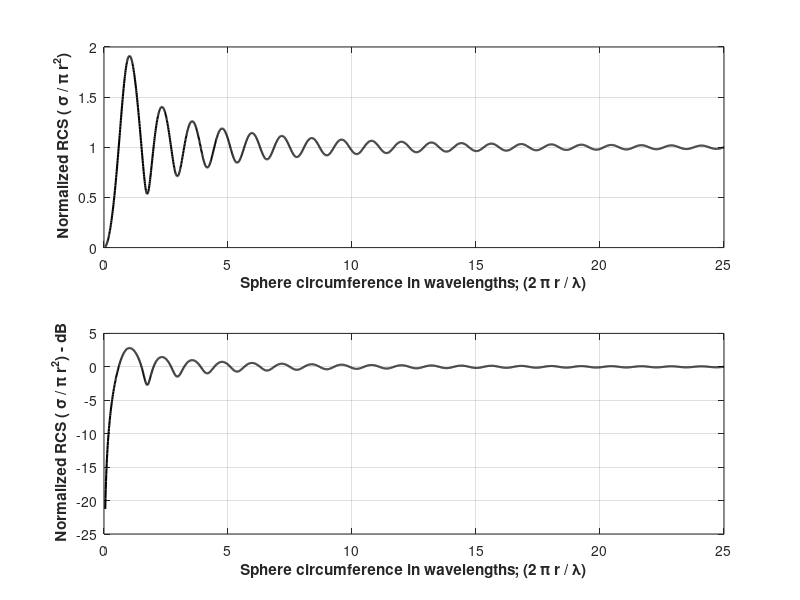
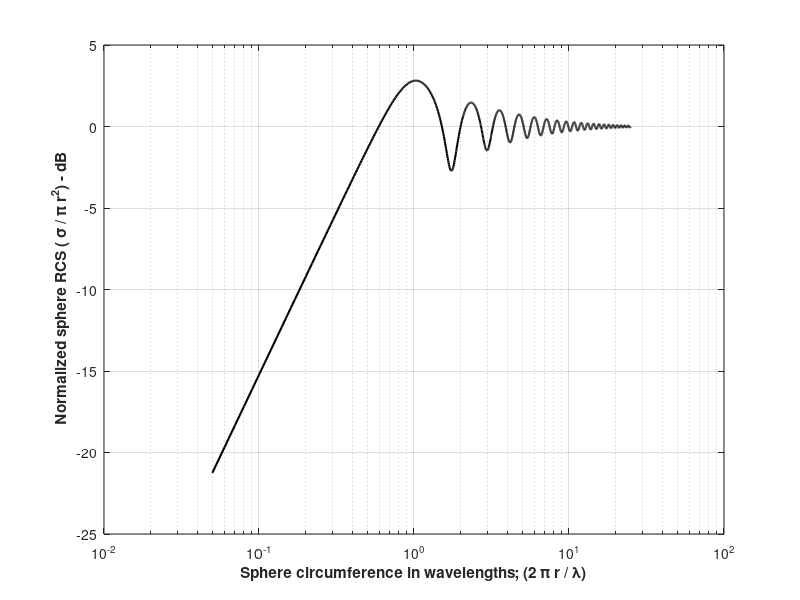

Recreate these plots in MATLAB, in order. (Note: this script raises an error after producing the figures.)
% This program calculates the back-scattered RCS for a perfectly
% conducting sphere using Eq.(14.28), and produce plots similar to Fig.14.8
% Spherical Bessel functions are computed using series approximation and recursion.
clc
close all
clear all
eps = 0.00001;
index = 0;
% kr limits are [0.05 - 15] ===> 300 points
for kr = 0.05:0.01:25
    index = index + 1;
    sphere_rcs = 0. + 0.*i;
    f1 = 0. + 1.*i;
    f2 = 1. + 0.*i;
    m = 1.;
    n = 0.;
    q = -1.;
    % initially set del to huge value
    del =100000+100000*i;
    while(abs(del) > eps)
        q = -q;
        n = n + 1;
        m = m + 2;
        del = (2.*n-1) * f2 / kr-f1;
        f1 = f2;
        f2 = del;
        del = q * m /(f2 * (kr * f1 - n * f2));
        sphere_rcs = sphere_rcs + del;
    end
    rcs(index) = abs(sphere_rcs);
    sphere_rcsdb(index) = 10. * log10(rcs(index));
end
figure(1);
n=0.05:.01:25;
subplot(2,1,1)
plot (n,rcs,'k','linewidth',1.5);
% set (gca,'xtick',[1 2 3 4 5 6 7 8 9 10 11 12 13 14 15]);
xlabel ('\bfSphere circumference in wavelengths; (2 \pi r / \lambda)');
ylabel ('\bf Normalized RCS ( \sigma / \pi r^2)');
grid on
subplot(2,1,2)
plot (n,sphere_rcsdb,'k','linewidth',1.5);
%set (gca,'xtick',[1 2 3 4 5 6 7 8 9 10 11 12 13 14 15]);
xlabel ('\bfSphere circumference in wavelengths; (2 \pi r / \lambda)');
ylabel ('\bf Normalized RCS ( \sigma / \pi r^2) - dB');
grid;
figure (2);
semilogx (n,sphere_rcsdb,'k','linewidth',1.5);
xlabel ('\bfSphere circumference in wavelengths; (2 \pi r / \lambda)');
ylabel ('\bf Normalized sphere RCS ( \sigma / \pi r^2) - dB');
grid on
gtext('\bfRayleigh Region')
gtext('\bfMie Region')
gtext('\bfOptical Region')